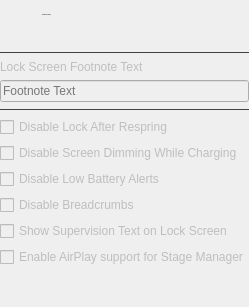
            <widget class="QWidget" name="springboardOptionsPage">
             <layout class="QVBoxLayout" name="verticalLayout_10">
              <property name="leftMargin">
               <number>0</number>
              </property>
              <property name="topMargin">
               <number>0</number>
              </property>
              <property name="rightMargin">
               <number>0</number>
              </property>
              <property name="bottomMargin">
               <number>0</number>
              </property>
              <item>
               <widget class="QWidget" name="horizontalWidget_4" native="true">
                <layout class="QHBoxLayout" name="horizontalLayout_13">
                 <property name="spacing">
                  <number>10</number>
                 </property>
                 <property name="leftMargin">
                  <number>0</number>
                 </property>
                 <property name="topMargin">
                  <number>9</number>
                 </property>
                 <property name="rightMargin">
                  <number>0</number>
                 </property>
                 <property name="bottomMargin">
                  <number>9</number>
                 </property>
                 <item>
                  <widget class="QToolButton" name="toolButton_7">
                   <property name="enabled">
                    <bool>false</bool>
                   </property>
                   <property name="styleSheet">
                    <string notr="true">QToolButton {
	icon-size: 24px;
	background-color: transparent;
	padding-left: 0px;
	padding-right: 5px;
	border-radius: 0px;
}</string>
                   </property>
                   <property name="icon">
                    <iconset resource="resources.qrc">
                     <normaloff>:/icon/app-indicator.svg</normaloff>:/icon/app-indicator.svg</iconset>
                   </property>
                  </widget>
                 </item>
                 <item>
                  <widget class="QWidget" name="verticalWidget_3" native="true">
                   <layout class="QVBoxLayout" name="verticalLayout_7">
                    <property name="spacing">
                     <number>6</number>
                    </property>
                    <property name="leftMargin">
                     <number>0</number>
                    </property>
                    <property name="topMargin">
                     <number>0</number>
                    </property>
                    <property name="rightMargin">
                     <number>0</number>
                    </property>
                    <property name="bottomMargin">
                     <number>0</number>
                    </property>
                    <item>
                     <widget class="QLabel" name="springboardOptionsLbl">
                      <property name="font">
                       <font>
                        <pointsize>-1</pointsize>
                        <bold>false</bold>
                       </font>
                      </property>
                      <property name="text">
                       <string>Springboard Options</string>
                      </property>
                     </widget>
                    </item>
                    <item>
                     <spacer name="verticalSpacer_19">
                      <property name="orientation">
                       <enum>Qt::Vertical</enum>
                      </property>
                      <property name="sizeType">
                       <enum>QSizePolicy::Fixed</enum>
                      </property>
                      <property name="sizeHint" stdset="0">
                       <size>
                        <width>20</width>
                        <height>16</height>
                       </size>
                      </property>
                     </spacer>
                    </item>
                   </layout>
                  </widget>
                 </item>
                 <item>
                  <spacer name="horizontalSpacer_6">
                   <property name="orientation">
                    <enum>Qt::Horizontal</enum>
                   </property>
                   <property name="sizeHint" stdset="0">
                    <size>
                     <width>40</width>
                     <height>20</height>
                    </size>
                   </property>
                  </spacer>
                 </item>
                </layout>
               </widget>
              </item>
              <item>
               <widget class="Line" name="line_11">
                <property name="styleSheet">
                 <string notr="true">QFrame {
	color: #414141;
}</string>
                </property>
                <property name="frameShadow">
                 <enum>QFrame::Plain</enum>
                </property>
                <property name="orientation">
                 <enum>Qt::Horizontal</enum>
                </property>
               </widget>
              </item>
              <item>
               <widget class="QWidget" name="springboardOptionsPageContent" native="true">
                <property name="enabled">
                 <bool>false</bool>
                </property>
                <property name="maximumSize">
                 <size>
                  <width>650</width>
                  <height>16777215</height>
                 </size>
                </property>
                <layout class="QVBoxLayout" name="_2">
                 <property name="leftMargin">
                  <number>0</number>
                 </property>
                 <property name="topMargin">
                  <number>0</number>
                 </property>
                 <property name="rightMargin">
                  <number>0</number>
                 </property>
                 <property name="bottomMargin">
                  <number>0</number>
                 </property>
                 <item>
                  <widget class="QLabel" name="label_13">
                   <property name="text">
                    <string>Lock Screen Footnote Text</string>
                   </property>
                  </widget>
                 </item>
                 <item>
                  <widget class="QLineEdit" name="footnoteTxt">
                   <property name="placeholderText">
                    <string>Footnote Text</string>
                   </property>
                  </widget>
                 </item>
                 <item>
                  <widget class="Line" name="line_6">
                   <property name="styleSheet">
                    <string notr="true">QFrame {
	color: #414141;
}</string>
                   </property>
                   <property name="frameShadow">
                    <enum>QFrame::Plain</enum>
                   </property>
                   <property name="orientation">
                    <enum>Qt::Horizontal</enum>
                   </property>
                  </widget>
                 </item>
                 <item>
                  <widget class="QCheckBox" name="disableLockRespringChk">
                   <property name="text">
                    <string>Disable Lock After Respring</string>
                   </property>
                  </widget>
                 </item>
                 <item>
                  <widget class="QCheckBox" name="disableDimmingChk">
                   <property name="text">
                    <string>Disable Screen Dimming While Charging</string>
                   </property>
                  </widget>
                 </item>
                 <item>
                  <widget class="QCheckBox" name="disableBatteryAlertsChk">
                   <property name="text">
                    <string>Disable Low Battery Alerts</string>
                   </property>
                  </widget>
                 </item>
                 <item>
                  <widget class="QCheckBox" name="disableCrumbChk">
                   <property name="toolTip">
                    <string>Removes '&lt; PreviousAppName' glyph in Status Bar when being forwarded to another app.</string>
                   </property>
                   <property name="text">
                    <string>Disable Breadcrumbs</string>
                   </property>
                  </widget>
                 </item>
                 <item>
                  <widget class="QCheckBox" name="enableSupervisionTextChk">
                   <property name="toolTip">
                    <string>Shows info about the device supervision status and organization at the bottom of the lock screen.</string>
                   </property>
                   <property name="text">
                    <string>Show Supervision Text on Lock Screen</string>
                   </property>
                  </widget>
                 </item>
                 <item>
                  <widget class="QCheckBox" name="enableAirPlayChk">
                   <property name="text">
                    <string>Enable AirPlay support for Stage Manager</string>
                   </property>
                  </widget>
                 </item>
                 <item>
                  <spacer name="verticalSpacer_5">
                   <property name="orientation">
                    <enum>Qt::Vertical</enum>
                   </property>
                   <property name="sizeHint" stdset="0">
                    <size>
                     <width>20</width>
                     <height>40</height>
                    </size>
                   </property>
                  </spacer>
                 </item>
                </layout>
               </widget>
              </item>
             </layout>
            </widget>
